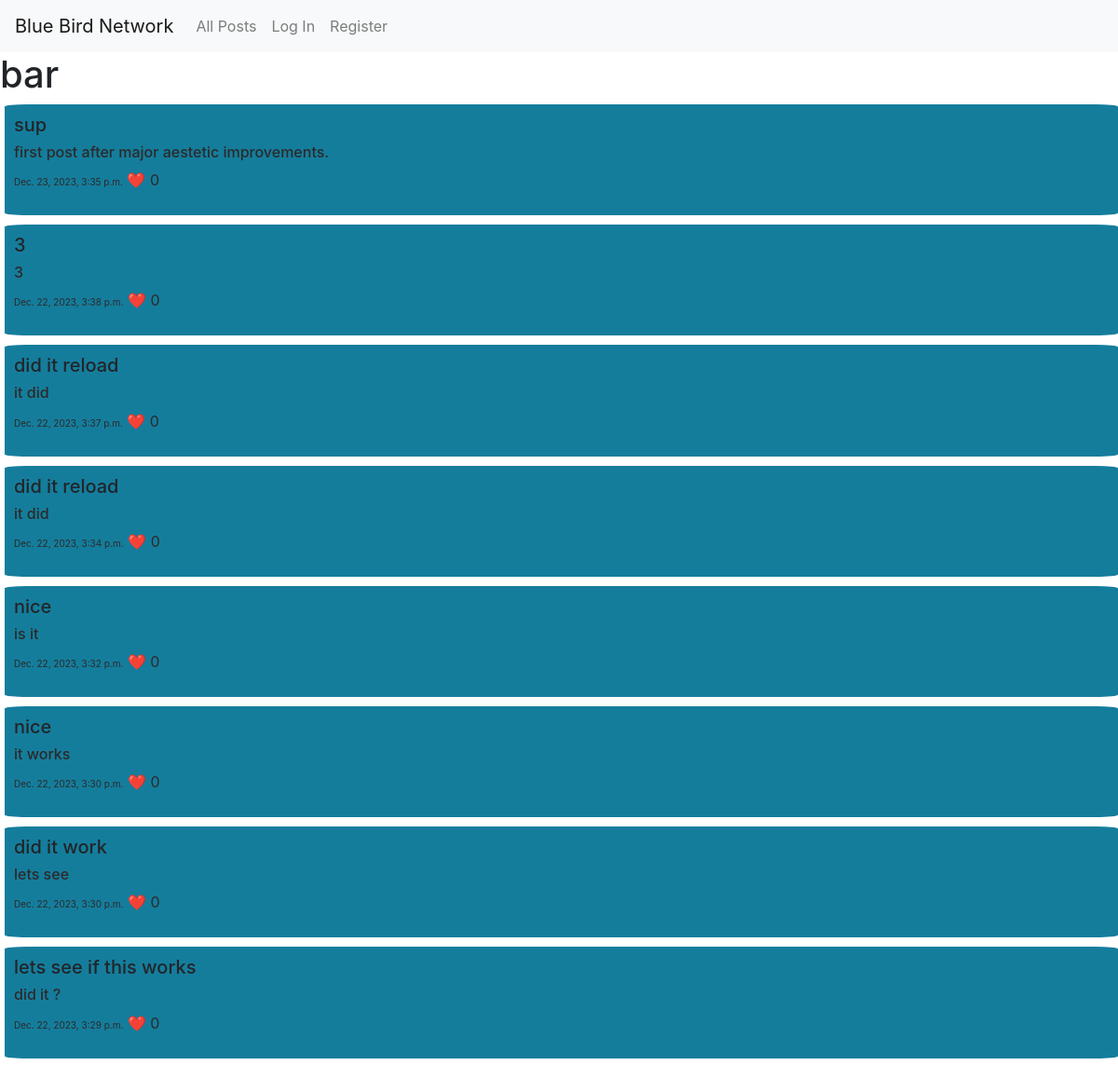
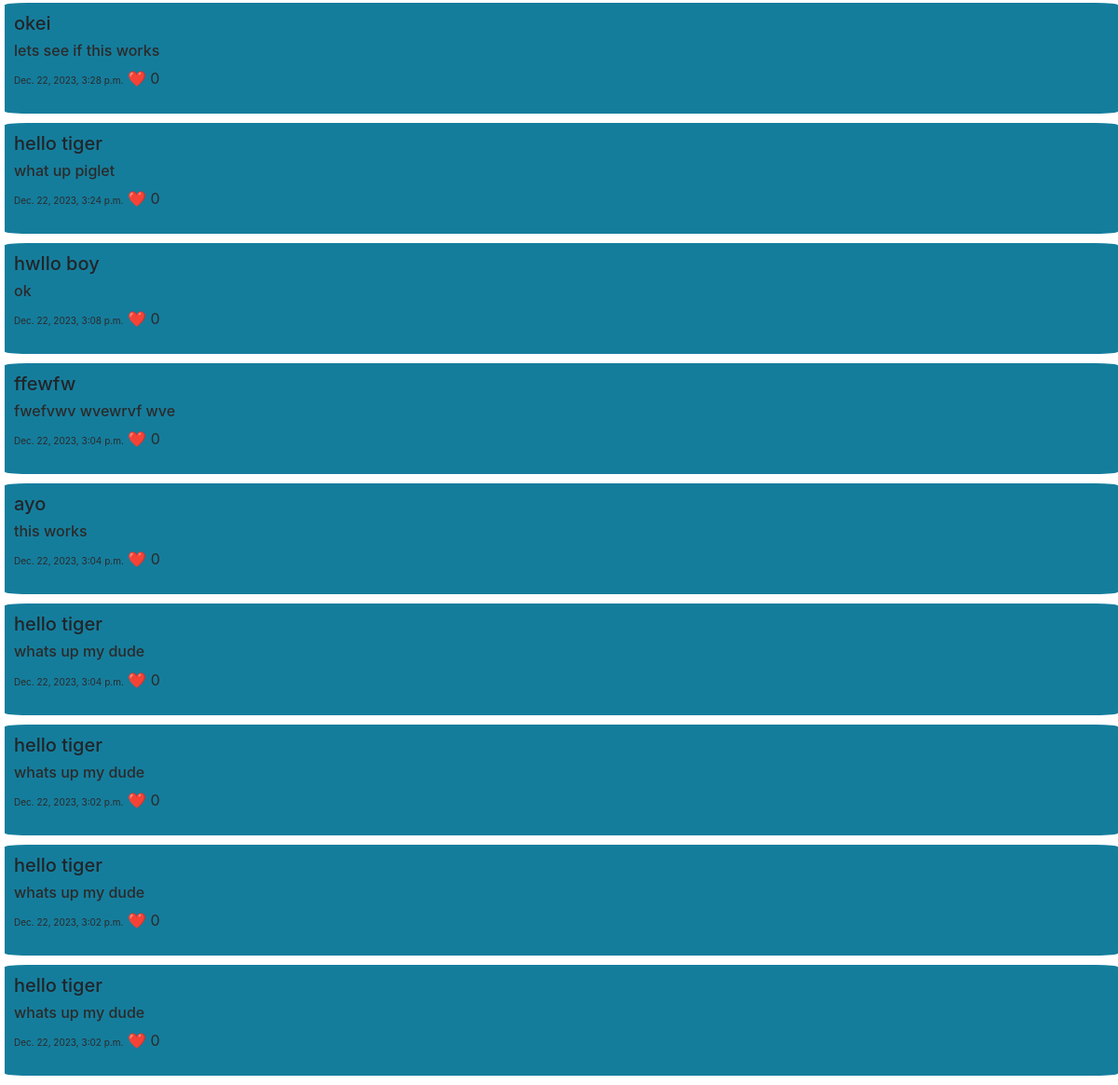
The page /smprofile/bar/ on the database as committed earlier (2 pictures, top to bottom).
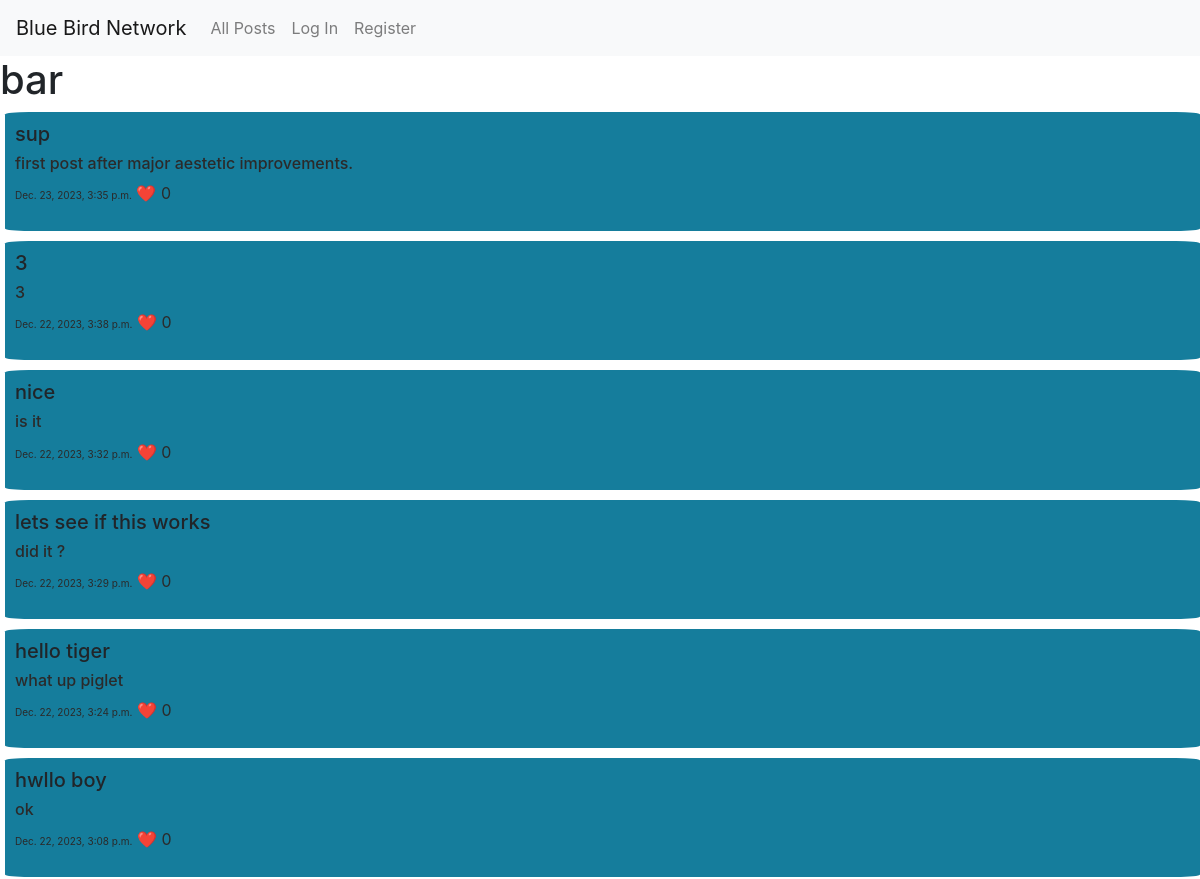
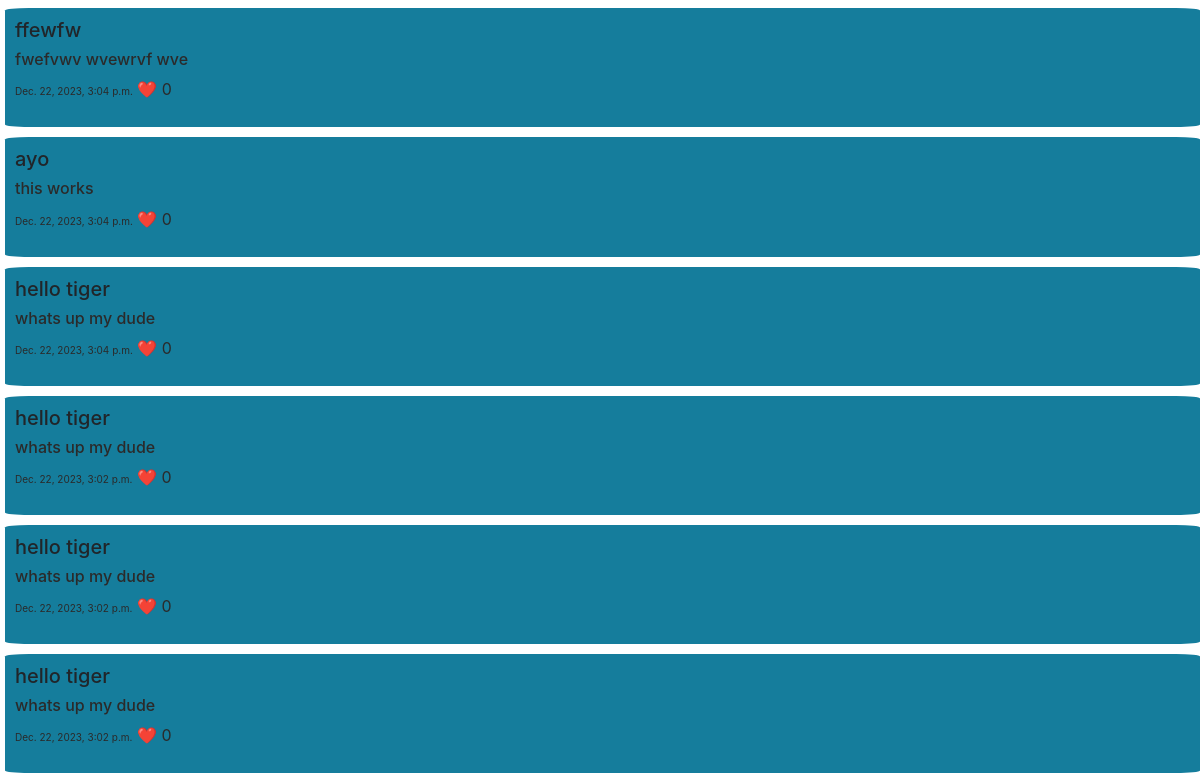
The same page on the database as committed later (2 pictures, top to bottom).
### network/models.py (models this page shows, shortened)
class User(AbstractUser):
    pass

class Tweet(models.Model):
    user = models.ForeignKey(User, on_delete=models.CASCADE, related_name= "user1")
    title = models.CharField(max_length=64)
    content = models.TextField()
    timestamp = models.DateTimeField(auto_now_add=True)
    likes = models.IntegerField(default = 0)

### network/views.py (the view)
# urls.py: path("smprofile/<str:username>/", views.smprofile , name = "smprofile")
def smprofile(request, username):
    selected_users_old_posts = Tweet.objects.filter(user__username=username).order_by("-timestamp")
    return render(request, "network/smprofile.html", {"selected_users_old_posts": selected_users_old_posts, "username": username})

### network/templates/network/smprofile.html (shortened to what this page needs)
{% extends "network/layout.html" %}
{% block body %}
    <html>
        <h1>{{ username }}</h1>
            {% for post in selected_users_old_posts %}
                <div id = "old_posts">
                    <h5>{{ post.title }}</h5>
                    <h6 style="color:rgb(43, 42, 42);">{{ post.content }}</h6>
                    <p style=" color:rgb(43, 42, 42);"><span style = "font-size: x-small;">{{ post.timestamp }}</span> ❤️ <span>{{ post.likes }}</span></p>
                </div>
            {% endfor %}
    </html>
{% endblock %}

### network/templates/network/layout.html (shortened to what this page needs)
{% load static %}
<!DOCTYPE html>
<html lang="en">
    <head>
        <link rel="stylesheet" href="https://stackpath.bootstrapcdn.com/bootstrap/4.4.1/css/bootstrap.min.css">
        <link href="{% static 'network/styles.css' %}" rel="stylesheet">
    </head>
    <body>
        <nav class="navbar navbar-expand-lg navbar-light bg-light">
            <a class="navbar-brand" href="{% url 'index' %}">Blue Bird Network</a>
            <div>
              <ul class="navbar-nav mr-auto">
                <li class="nav-item">
                  <a class="nav-link" href="{% url 'index' %}">All Posts</a>
                </li>
                {% if user.is_authenticated %}
                    <li class="nav-item">
                        <a class="nav-link" href="#">Following</a>
                    </li>
                    <li class="nav-item">
                        <a class="nav-link" href="{% url 'logout' %}">Log Out</a>
                    </li>
                {% else %}
                    <li class="nav-item">
                        <a class="nav-link" href="{% url 'login' %}">Log In</a>
                    </li>
                    <li class="nav-item">
                        <a class="nav-link" href="{% url 'register' %}">Register</a>
                    </li>
                {% endif %}
              </ul>
            </div>
          </nav>
        <div class="body">
            {% block body %}
            {% endblock %}
        </div>
    </body>
</html>

### network/static/network/styles.css (style rules this page uses)
#old_posts { background-color: #157d9c; padding: 10px; margin-bottom: 10px; animation-name: hide; animation-duration: 2s; animation-fill-mode: forwards; animation-play-state: paused; border-radius: 2%; margin-left: 5px; }

Rows that differ between the two databases and show on the page:
removed Tweet: title "did it reload", content "it did", timestamp "Dec. 22, 2023, 3:37 p.m.", likes "0"
removed Tweet: title "did it reload", content "it did", timestamp "Dec. 22, 2023, 3:34 p.m.", likes "0"
removed Tweet: title "nice", content "it works", timestamp "Dec. 22, 2023, 3:30 p.m.", likes "0"
removed Tweet: title "did it work", content "lets see", timestamp "Dec. 22, 2023, 3:30 p.m.", likes "0"
removed Tweet: title "okei", content "lets see if this works", timestamp "Dec. 22, 2023, 3:28 p.m.", likes "0"
